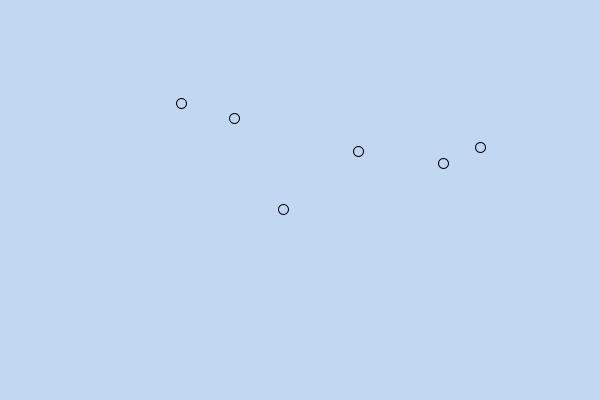
Frame 1 (no input)
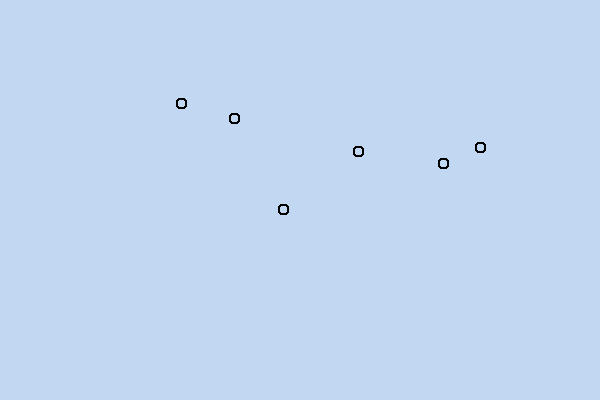
Frame 60 (the mouse pressed at the canvas centre just before this capture)
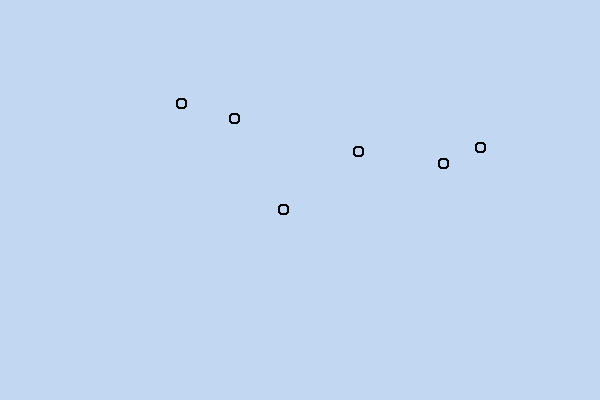
Frame 120 (the mouse held since frame 60 and released just before this capture)

The Processing sketch that drew these frames (run headless with seeded random() and noise(); from frame 60 on, the mouse is pressed at the canvas centre):

// Processing sketch: bigcurve1
// ── bigcurve1.pde
int NumPoints = 6;
float [] Xp;
float [] Yp;

void setup() {
   size(600, 400);
   background(194, 216, 242);
   noFill();
   Xp = new float[NumPoints];
   Yp = new float[NumPoints];
   for (int i=0; i<NumPoints; i++) {
      Xp[i] = random(100, 500);
      Yp[i] = random(100, 300);
   }
}

void draw() {
   for (int i=0; i<NumPoints; i++) {
      ellipse(Xp[i], Yp[i], 10, 10);
   }
}
